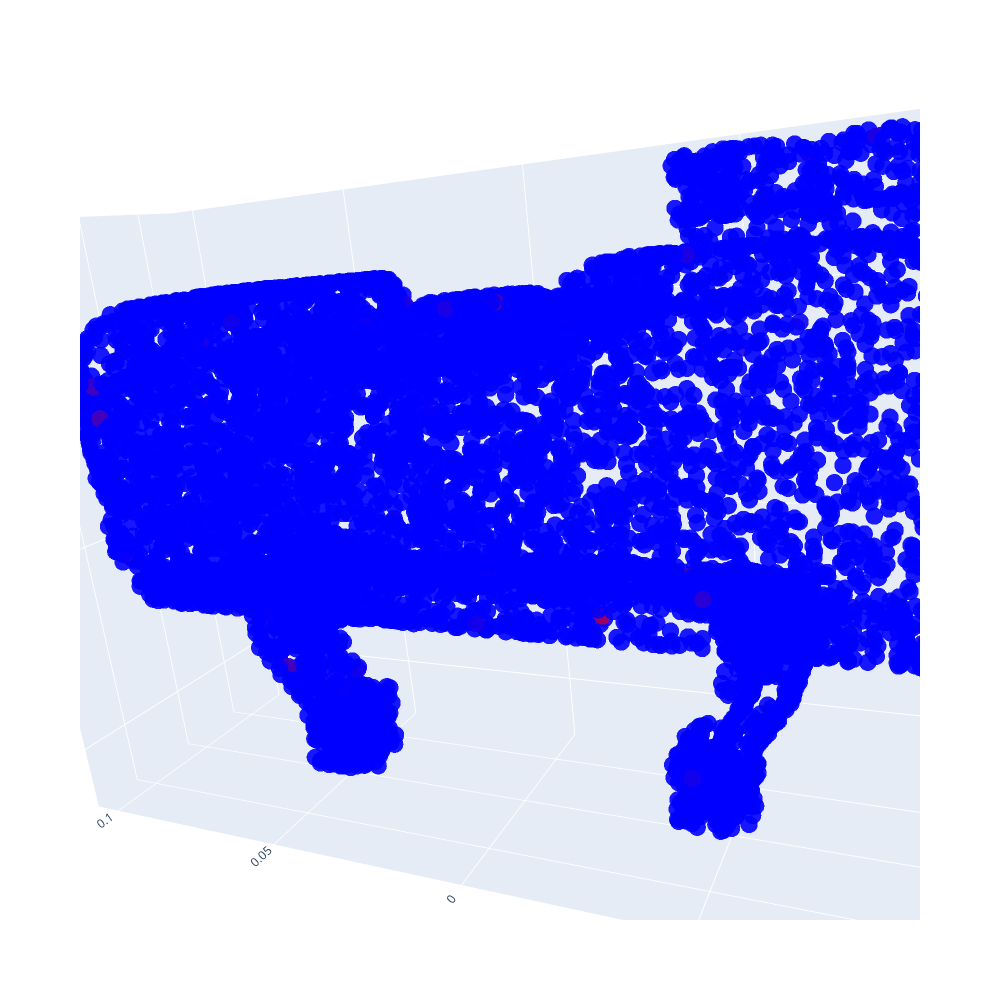

Notebook code for this chart:
### Code cell
import matplotlib.pyplot as plt
from mpl_toolkits.mplot3d import Axes3D
import numpy as np
import plotly.graph_objects as go


selectidx = 80

point_cloud = np.array(matcher.model_pc.cpu())

rgb = F.interpolate(cropped_rgbs, size = (32, 32))[0].permute(1,2,0).cpu().numpy()
rgb = ((rgb - np.min(rgb)) / (np.max(rgb) - np.min(rgb)) *255.0).astype(int)
rgb[test_idxs[selectidx][1].cpu()][test_idxs[selectidx][2].cpu()] = np.array([255,0,0])

fig = plt.figure()
plt.subplot(1,1, 1)
plt.imshow(rgb)
plt.axis('off')


import matplotlib.cm as cm

point_color = np.zeros_like(point_cloud)
point_color[:,0] = heatmap
point_color[:,2] = 1-heatmap



fig = go.Figure(data=[go.Scatter3d(
    x=point_cloud[:, 0],
    y=point_cloud[:, 1],
    z=point_cloud[:, 2],
    mode='markers',
    marker=dict(
        size=6,  # 调整节点的大小
        color=point_color,  # 给点云上色
        opacity=0.9
    )
)])
fig.update_layout(width=1000, height=1000)
fig.show()

### Figure 1 — Plotly figure (JSON) as saved in the notebook; plotly's stock layout.template omitted (floating-point values rounded to 4 significant figures; data arrays with more than 128 entries replaced by an {"elided": "..."} marker saying what was removed)
{"data": [{"marker": {"color": {"elided": "8192x3 float values"}, "opacity": 0.9, "size": 6}, "mode": "markers", "type": "scatter3d", "x": {"elided": "8192 float values"}, "y": {"elided": "8192 float values"}, "z": {"elided": "8192 float values"}}], "layout": {"dragmode": "zoom", "height": 1000, "scene": {"aspectmode": "auto", "aspectratio": {"x": 0.5199, "y": 1.687, "z": 1.14}, "camera": {"center": {"x": -8.882e-16, "y": 8.327e-17, "z": 1.11e-16}, "eye": {"x": 1.462, "y": -0.7436, "z": -0.455}, "projection": {"type": "perspective"}, "up": {"x": -0.2853, "y": 0.02546, "z": -0.9581}}, "dragmode": "orbit"}, "width": 1000}}
